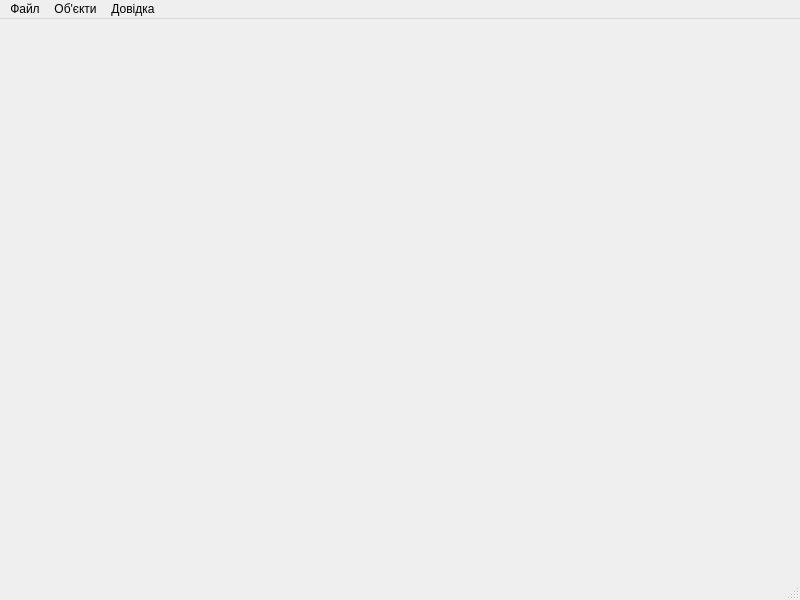
<?xml version="1.0" encoding="UTF-8"?>
<ui version="4.0">
 <class>MainWindow</class>
 <widget class="QMainWindow" name="MainWindow">
  <property name="geometry">
   <rect>
    <x>0</x>
    <y>0</y>
    <width>800</width>
    <height>600</height>
   </rect>
  </property>
  <property name="windowTitle">
   <string>MainWindow</string>
  </property>
  <widget class="QWidget" name="centralwidget"/>
  <widget class="QMenuBar" name="menubar">
   <property name="geometry">
    <rect>
     <x>0</x>
     <y>0</y>
     <width>800</width>
     <height>26</height>
    </rect>
   </property>
   <widget class="QMenu" name="menu">
    <property name="title">
     <string>Файл</string>
    </property>
    <addaction name="actionNew"/>
   </widget>
   <widget class="QMenu" name="menu_2">
    <property name="title">
     <string>Об'єкти</string>
    </property>
    <addaction name="drawPoint"/>
    <addaction name="drawLine"/>
    <addaction name="drawRect"/>
    <addaction name="drawElipse"/>
   </widget>
   <widget class="QMenu" name="menu_3">
    <property name="title">
     <string>Довідка</string>
    </property>
   </widget>
   <addaction name="menu"/>
   <addaction name="menu_2"/>
   <addaction name="menu_3"/>
  </widget>
  <widget class="QStatusBar" name="statusbar"/>
  <action name="drawPoint">
   <property name="checkable">
    <bool>true</bool>
   </property>
   <property name="checked">
    <bool>false</bool>
   </property>
   <property name="icon">
    <iconset resource="iconResourse.qrc">
     <normaloff>:/img/dot.png</normaloff>:/img/dot.png</iconset>
   </property>
   <property name="text">
    <string>Крапка</string>
   </property>
  </action>
  <action name="drawLine">
   <property name="checkable">
    <bool>true</bool>
   </property>
   <property name="icon">
    <iconset resource="iconResourse.qrc">
     <normaloff>:/img/diagonal-line.png</normaloff>:/img/diagonal-line.png</iconset>
   </property>
   <property name="text">
    <string>Лінія</string>
   </property>
  </action>
  <action name="drawRect">
   <property name="checkable">
    <bool>true</bool>
   </property>
   <property name="icon">
    <iconset resource="iconResourse.qrc">
     <normaloff>:/img/rectangular-shape-outline.png</normaloff>:/img/rectangular-shape-outline.png</iconset>
   </property>
   <property name="text">
    <string>Прямокутник</string>
   </property>
  </action>
  <action name="drawElipse">
   <property name="checkable">
    <bool>true</bool>
   </property>
   <property name="icon">
    <iconset resource="iconResourse.qrc">
     <normaloff>:/img/full-moon.png</normaloff>:/img/full-moon.png</iconset>
   </property>
   <property name="text">
    <string>Еліпс</string>
   </property>
  </action>
  <action name="actionNew">
   <property name="icon">
    <iconset resource="iconResourse.qrc">
     <normaloff>:/img/add-file.png</normaloff>:/img/add-file.png</iconset>
   </property>
   <property name="text">
    <string>Нове полотно</string>
   </property>
  </action>
 </widget>
 <resources>
  <include location="iconResourse.qrc"/>
 </resources>
 <connections/>
</ui>
